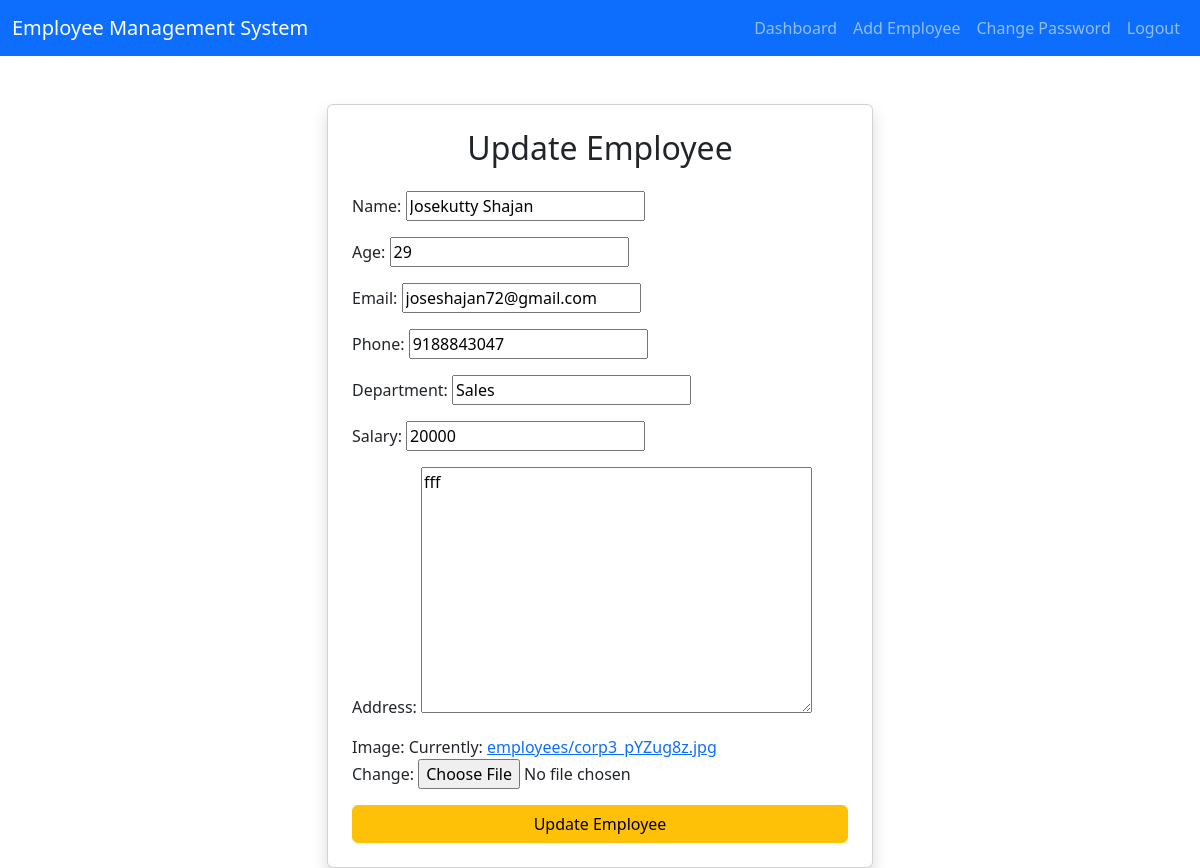
The page /update/7/ (signed in) on the database its author committed.
### finalapp/models.py (models this page shows, shortened)
class EmployeeModel(models.Model):
    name = models.CharField(max_length=100)
    age = models.IntegerField()
    email = models.EmailField()
    phone = models.CharField(max_length=20)
    department = models.CharField(max_length=100)
    salary = models.IntegerField()
    address = models.TextField()
    image = models.ImageField(upload_to='employees/')

### finalapp/views.py (the view, shortened to what this page needs)
# urls.py: path('update/<int:id>/', views.update_employee, name='update'),
@login_required()
def update_employee(request, id):
    employee = EmployeeModel.objects.get(id=id)
    form = EmployeeForm(instance=employee)
    return render(request, 'update_employee.html', {'form': form})

### finalapp/forms.py
class EmployeeForm(forms.ModelForm):
    class Meta:
        model = EmployeeModel
        fields = '__all__'

### templates/update_employee.html (shortened to what this page needs)
{% extends 'base.html' %}
{% block content %}
<div class="row justify-content-center">
    <div class="col-md-6">
        <div class="card shadow p-4">
            <h2 class="text-center mb-4">
                Update Employee
            </h2>
            <form method="POST" enctype="multipart/form-data">
                {{ form.as_p }}
                <button type="submit" class="btn btn-warning w-100">
                    Update Employee
                </button>
            </form>
        </div>
    </div>
</div>
{% endblock %}

### rows shown on the page
EmployeeModel: name "Josekutty Shajan", age "29", email "joseshajan72@gmail.com", phone "9188843047", department "Sales", salary "20000", address "fff"
